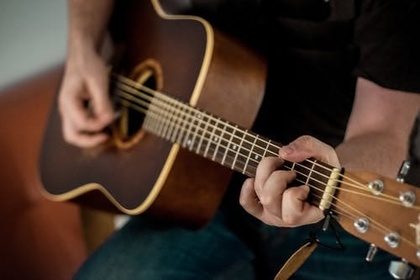
%> input picture abcd.jpeg, 420 x 280 px, shrunk from 500 x 333 before the run
$ octave sobelEdgeDetector.m   (GNU Octave 9; MATLAB toolbox functions it lacks are replaced by stand-ins)
%> lines starting %> are read from the running program, lines starting %| are printed output that depends on the picture; in (x1, y1, x2, y2) boxes, pixels count from 0 and x2, y2 are one past the last pixel; in counts of white or black regions, pixels touching at a corner belong together; the program's own positions count from 1
% Read Input Image
input_image = imread('abcd.jpeg');
%> input_image is the input picture: size 280x420x3 uint8; mean R, G, B 71.5, 53, 42.3
% input_image = imread('L3BAND2.tif');

% Displaying Input Image
input_image = uint8(input_image);
figure, imshow(input_image); title('Input Image');

% Convert the truecolor RGB image to the grayscale image
input_image = rgb2gray(input_image);
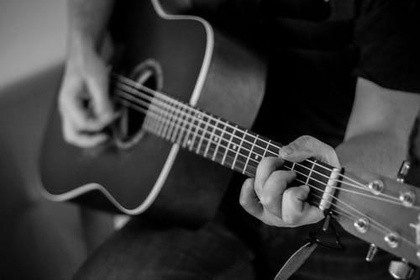
%> input_image: size 280x420 uint8; min 0, max 250, mean 57.3

% Convert the image to double
input_image = double(input_image);
%> input_image: size 280x420 double

% Pre-allocate the filtered_image matrix with zeros
filtered_image = zeros(size(input_image));

% Robert Operator Mask
Mx = [1 2 1; 0 0 0 ; -1 -2 -1];
My = [-1 0 1; -2 0 2; -1 0 1];

% Edge Detection Process
% When i = 1 and j = 1, then filtered_image pixel
% position will be filtered_image(1, 1)
% The mask is of 3x3, so we need to traverse
% to filtered_image(size(input_image, 1) - 2
%, size(input_image, 2) - 2)
for i = 1:size(input_image, 1) - 3
    for j = 1:size(input_image, 2) - 3

        % Gradient approximations
        Gx = sum(sum(Mx.*input_image(i:i+2, j:j+2)));
        Gy = sum(sum(My.*input_image(i:i+2, j:j+2)));

        % Calculate magnitude of vector
        filtered_image(i, j) = sqrt(Gx.^2 + Gy.^2);

    end
end
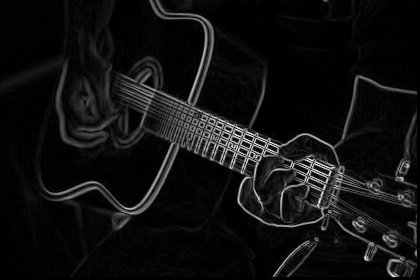
%> filtered_image: size 280x420 double; min 0, max 702.7, mean 47.2; drawn with min black and max white

% Displaying Filtered Image
filtered_image = uint8(filtered_image);
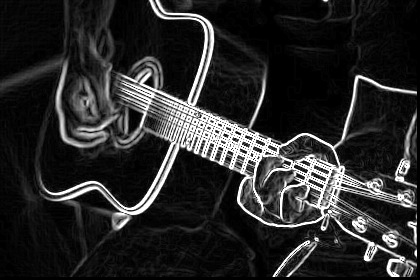
%> filtered_image: size 280x420 uint8; min 0, max 255, mean 41.8
figure, imshow(filtered_image); title('Filtered Image');

% Define a threshold value
thresholdValue = 100; % varies between [0 255]
output_image = max(filtered_image, thresholdValue);
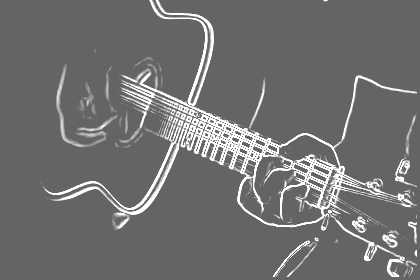
%> output_image: size 280x420 uint8; min 100, max 255, mean 113.1
output_image(output_image == round(thresholdValue)) = 0;
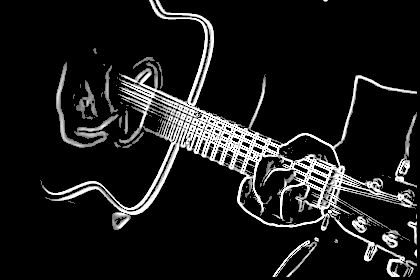
%> output_image: size 280x420 uint8; min 0, max 255, mean 26.9

% Displaying Output Image
output_image = im2bw(output_image);
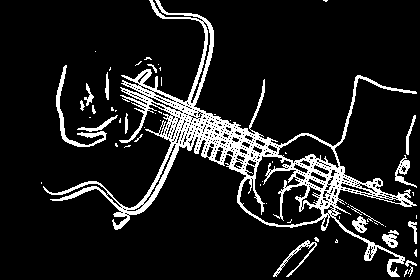
%> output_image: size 280x420 logical; 11.4% white; 62 white regions (43 under 20 px), largest, box (x1, y1, x2, y2) and area: (43, 0, 417, 277) 11125, (56, 65, 107, 147) 546, (273, 240, 317, 277) 261
figure, imshow(output_image); title('Edge Detected Image');
